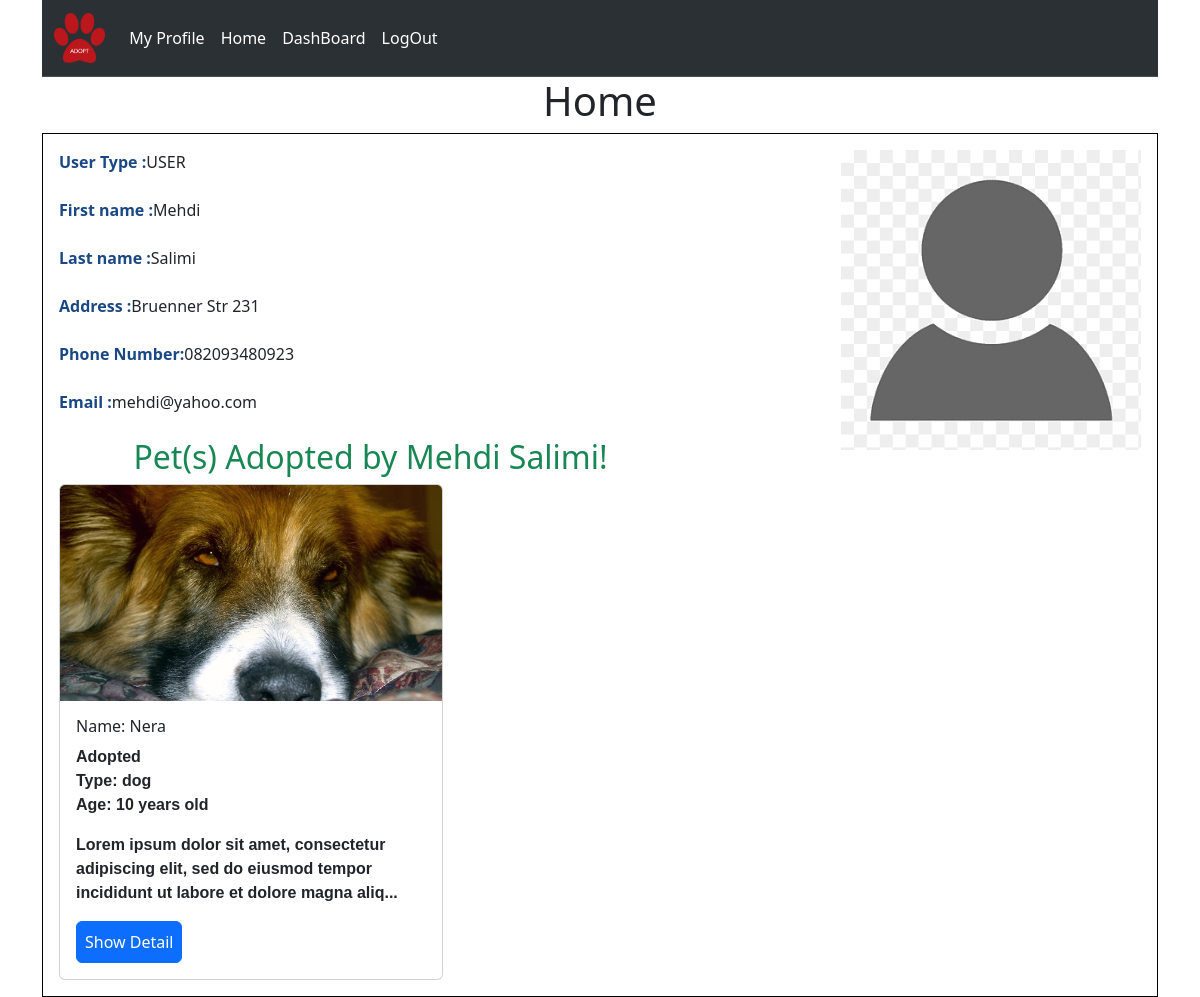
The app's page /profile.php (signed in) with its own data.
### tables this page shows
CREATE TABLE `user` (
  `id` int(11) NOT NULL,
  `first_name` varchar(255) NOT NULL,
  `last_name` varchar(255) NOT NULL,
  `email` varchar(255) NOT NULL,
  `phone_number` varchar(255) NOT NULL,
  `picture` varchar(255) NOT NULL,
  `password` varchar(255) NOT NULL,
  `address` varchar(400) NOT NULL,
  `status` enum('user','adm') DEFAULT 'user'
);

CREATE TABLE `animal` (
  `id` int(11) NOT NULL,
  `name` varchar(255) NOT NULL,
  `picture` varchar(255) NOT NULL,
  `location` varchar(255) NOT NULL,
  `description` varchar(1000) NOT NULL,
  `size` enum('Small','Medium','Large') DEFAULT 'Small',
  `age` smallint(6) DEFAULT NULL,
  `vaccinated` enum('Yes','No') DEFAULT 'Yes',
  `status` enum('Adopted','Available') DEFAULT 'Available',
  `type` varchar(100) DEFAULT NULL,
  `breed` varchar(100) DEFAULT NULL
);

### public/functions.php (called while the page is built, shortened)
<?php
function retreive_form_database($connect ,$sql) {
    $result = mysqli_query($connect , $sql);
    $row = mysqli_fetch_assoc($result);
    if (mysqli_num_rows($result) > 0) {
        return $row;
    }
    return false;
}
?>

### profile.php (the view, shortened to what this page needs)
<?php
if (!isset($_SESSION['user']) && !isset($_SESSION['adm'])) {
    header( "Location: login.php" );
} else if (isset($_SESSION['user'])) {
    $id = $_SESSION['user'];
} else {
    $id = $_SESSION['adm'];
}
include_once "public/db_connect.php";
include_once "public/functions.php";
$sql = "select * from user where id = ".$id;
$row2 = retreive_form_database($connect,$sql);
$layout="";
$fname = $row2['first_name'];
$lname = $row2['last_name'];
$email = $row2['email'];
$address=$row2['address'];
$phone_number=$row2['phone_number'];
$picture = $row2['picture'];
$sql = "select * from animal where id in (select pet_id from pet_adoption where user_id = $id )";
$result = mysqli_query($connect,$sql);
if (mysqli_num_rows($result)) {
    while($row = mysqli_fetch_assoc($result)) {
        $layout .= "
        <div class='card' style='width: 24rem;'>
        <img class='card-img-top' src='picture_animal/{$row['picture']}' alt='Card image cap'>
        <div class='card-body'>
          <h5 class='card-title'>Name: {$row['name']}</h5>
          <p class='card-text'>
          {$row['status']} <br>
          Type: {$row['type']} <br>
          Age: {$row['age']} years old
          </p>
          <p class='card-text'>";
          $layout .= substr($row['description'],0,120)."...";
          $layout .= "</p>";
        $layout .="<div class='d-flex justify-content-between'>
        <a href='detail.php?detail={$row['id']}' class='btn btn-primary p-2'>Show Detail</a>";
        $layout.="</div>
          </div>
      </div>";
    }
} else {
    $layout.="You have adopted no Pet yet!";
}
?>
<!DOCTYPE html>
<html lang="en">
<head>
    <link href="https://cdn.jsdelivr.net/npm/bootstrap@5.3.0/dist/css/bootstrap.min.css" rel="stylesheet">
    <link rel="stylesheet" href="CSS/main.css">
</head>
<body>
    <div class="container">
    <div>
    <?php
    include_once "public/navbar.php";
    ?>
    </div>
        <h1 class="text-center">Home</h1>
        <div>
        <div class="grid-container border border-black p-3">
            <div >
                <?php
                if (!isset($_GET['user_id'])) {
                ?>
                <div class="mb-3">
                    <label  class="form-label">User Type :</label><?=(isset($_SESSION['user']))? "USER" :  "ADMIN" ; ?>
                </div>
                <?php
                }
                ?>
                <div class="mb-3">
                    <label  class="form-label">First name :</label><?= $fname ?>
                </div>
                <div class="mb-3">
                    <label class="form-label">Last name :</label><?= $lname ?>
                </div>
                <div class="mb-3">
                    <label class="form-label">Address :</label><?= $address ?>
                </div>
                <div class="mb-3">
                    <label class="form-label">Phone Number:</label><?= $phone_number ?>
                </div>
                <div class="mb-3">
                    <label class="form-label">Email :</label><?= $email ?>
                </div>
                <div>
                    <h2 class="text-center text-success">Pet(s) Adopted by <?php echo $fname." ".$lname; ?>!</h2>
                </div>
                <div class="wrapper2">
                    <?= $layout ?>
                </div>
            </div>
            <div>
                <div class="mb-3 d-flex justify-content-end ">
                    <img src="picture_user/<?= $picture ?>" class="home_pic_profile" >
                </div>
            </div>
        </div>
        </div>
    </div>
</body>
</html>

### CSS/main.css (style rules this page uses)
.card-img-top { width: 100%; height: 18vw; object-fit: cover; }
body,html { padding : 0px; margin: 0px; box-sizing: border-box; }
.home_pic_profile { width: 300px; }
.grid-container { display: grid; grid-template-columns: auto auto ; grid-gap: 10px; }
.wrapper2 { display: grid; grid-template-columns: auto auto auto ; grid-gap: 10px; }
.card-text { font-family:'Franklin Gothic Medium', 'Arial Narrow', Arial, sans-serif; font-weight: bold; }
.card-title { font-size: 1em; }
.form-label { font-weight: bold; color:rgb(26, 72, 132) }

### records on screen
user: first_name "Mehdi", last_name "Salimi", address "Bruenner Str 231", phone_number "082093480923", email "mehdi@yahoo.com", picture (placeholder picture)
animal: picture (picture), name "Nera", status "Adopted", type "dog", age "10", value "Lorem ipsum dolor sit amet, consectetur adipiscing elit, sed do eiusmod tempor incididunt ut labore et dolore magna aliq..."
